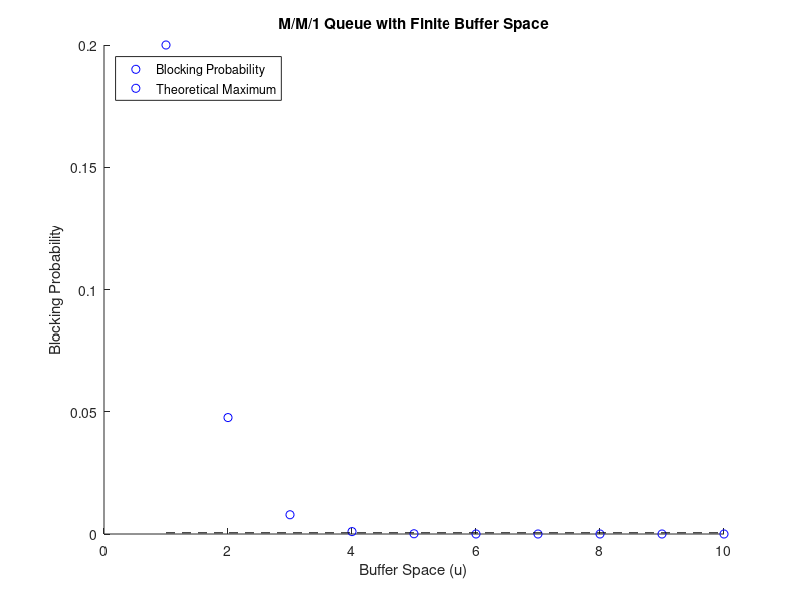

Here is the MATLAB script that generated this plot:
clc;
clear all;
close all;
% Set system parameters
lambda = 0.5; % arrival rate
mu = 1; % service rate

% Define buffer space values
u_values = 1:10;

% Calculate and plot blocking probability for each buffer space value
figure;
hold on;
for u = u_values
    % Compute traffic intensity and blocking probability
    rho = lambda / mu;
    p0 = 1 / (1 + sum((rho .^ (0:u)) ./ factorial(0:u)));
    p_blocking = (rho .^ u / factorial(u)) * p0;
    
    % Plot the blocking probability for this buffer space value
    plot(u, p_blocking, 'bo');
end

% Set axis labels and title
xlabel('Buffer Space (u)');
ylabel('Blocking Probability');
title('M/M/1 Queue with Finite Buffer Space');

% Add a line to show the theoretical maximum for comparison
rho = lambda / mu;
p_blocking_max = rho ^ (u_values(end) + 1);
plot(u_values, p_blocking_max * ones(size(u_values)), 'k--');

% Add a legend
legend('Blocking Probability', 'Theoretical Maximum', 'Location', 'NorthWest');

hold off;
